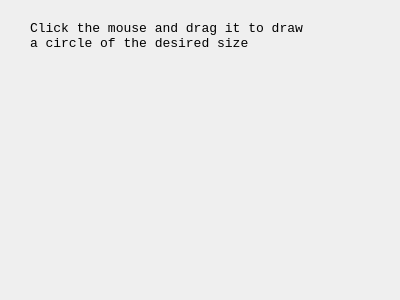
<?xml version="1.0" encoding="UTF-8"?>
<ui version="4.0">
 <class>Dialog</class>
 <widget class="QDialog" name="Dialog">
  <property name="geometry">
   <rect>
    <x>0</x>
    <y>0</y>
    <width>400</width>
    <height>300</height>
   </rect>
  </property>
  <property name="windowTitle">
   <string>Dialog</string>
  </property>
  <widget class="QLabel" name="label">
   <property name="geometry">
    <rect>
     <x>30</x>
     <y>20</y>
     <width>351</width>
     <height>31</height>
    </rect>
   </property>
   <property name="font">
    <font>
     <family>Courier New</family>
     <pointsize>10</pointsize>
    </font>
   </property>
   <property name="text">
    <string>Click the mouse and drag it to draw 
a circle of the desired size</string>
   </property>
  </widget>
 </widget>
 <resources/>
 <connections/>
</ui>
